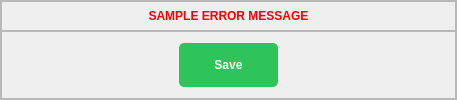
           <widget class="QFrame" name="actions_outter_frame">
            <property name="frameShape">
             <enum>QFrame::StyledPanel</enum>
            </property>
            <property name="frameShadow">
             <enum>QFrame::Raised</enum>
            </property>
            <layout class="QVBoxLayout" name="verticalLayout_21">
             <property name="spacing">
              <number>0</number>
             </property>
             <property name="leftMargin">
              <number>0</number>
             </property>
             <property name="topMargin">
              <number>0</number>
             </property>
             <property name="rightMargin">
              <number>0</number>
             </property>
             <property name="bottomMargin">
              <number>0</number>
             </property>
             <item>
              <widget class="QFrame" name="error_frame">
               <property name="maximumSize">
                <size>
                 <width>16777215</width>
                 <height>30</height>
                </size>
               </property>
               <property name="font">
                <font>
                 <pointsize>8</pointsize>
                 <weight>50</weight>
                 <bold>false</bold>
                </font>
               </property>
               <property name="styleSheet">
                <string notr="true">QFrame {
color: red;
}</string>
               </property>
               <property name="frameShape">
                <enum>QFrame::StyledPanel</enum>
               </property>
               <property name="frameShadow">
                <enum>QFrame::Raised</enum>
               </property>
               <layout class="QVBoxLayout" name="errorFrame_layout">
                <property name="spacing">
                 <number>0</number>
                </property>
                <property name="leftMargin">
                 <number>0</number>
                </property>
                <property name="topMargin">
                 <number>0</number>
                </property>
                <property name="rightMargin">
                 <number>0</number>
                </property>
                <property name="bottomMargin">
                 <number>0</number>
                </property>
                <item>
                 <widget class="QLabel" name="error_label">
                  <property name="font">
                   <font>
                    <pointsize>9</pointsize>
                    <weight>75</weight>
                    <bold>true</bold>
                   </font>
                  </property>
                  <property name="text">
                   <string>SAMPLE ERROR MESSAGE</string>
                  </property>
                  <property name="alignment">
                   <set>Qt::AlignCenter</set>
                  </property>
                 </widget>
                </item>
               </layout>
              </widget>
             </item>
             <item>
              <widget class="QFrame" name="actions_frame">
               <property name="styleSheet">
                <string notr="true">QPushButton {
padding: 15px 35px;
border: none;
border-radius: 5px;
background-color: rgb(46, 196, 89);
color: white;
}

QPushButton:Hover {
background-color: rgb(25, 110, 50);
}

QPushButton:Pressed {
background-color: rgb(33, 150, 243);
}</string>
               </property>
               <property name="frameShape">
                <enum>QFrame::StyledPanel</enum>
               </property>
               <property name="frameShadow">
                <enum>QFrame::Raised</enum>
               </property>
               <layout class="QHBoxLayout" name="actionsFrame_layout">
                <property name="spacing">
                 <number>0</number>
                </property>
                <property name="leftMargin">
                 <number>0</number>
                </property>
                <property name="topMargin">
                 <number>0</number>
                </property>
                <property name="rightMargin">
                 <number>0</number>
                </property>
                <property name="bottomMargin">
                 <number>0</number>
                </property>
                <item>
                 <spacer name="actions_left_spacer">
                  <property name="orientation">
                   <enum>Qt::Horizontal</enum>
                  </property>
                  <property name="sizeHint" stdset="0">
                   <size>
                    <width>177</width>
                    <height>20</height>
                   </size>
                  </property>
                 </spacer>
                </item>
                <item>
                 <widget class="QPushButton" name="save_button">
                  <property name="maximumSize">
                   <size>
                    <width>16777215</width>
                    <height>16777215</height>
                   </size>
                  </property>
                  <property name="font">
                   <font>
                    <pointsize>9</pointsize>
                    <weight>75</weight>
                    <bold>true</bold>
                   </font>
                  </property>
                  <property name="text">
                   <string>Save</string>
                  </property>
                 </widget>
                </item>
                <item>
                 <spacer name="actions_right_spacer">
                  <property name="orientation">
                   <enum>Qt::Horizontal</enum>
                  </property>
                  <property name="sizeHint" stdset="0">
                   <size>
                    <width>177</width>
                    <height>20</height>
                   </size>
                  </property>
                 </spacer>
                </item>
               </layout>
              </widget>
             </item>
            </layout>
           </widget>
